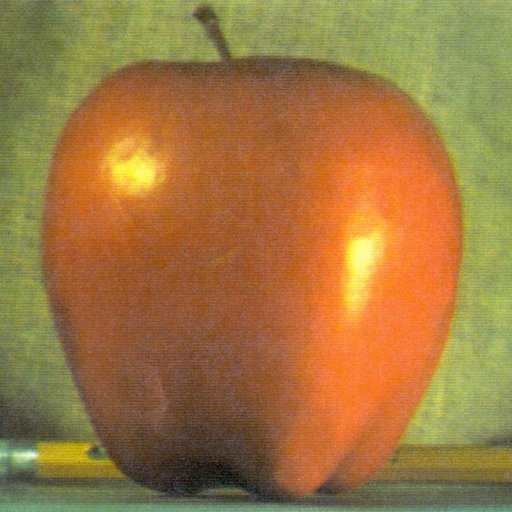
//> input picture data/apple.jpg, 512 x 512 px
$ ./myCalHist   (built with g++ and OpenCV 4)
//> lines starting //> are read from the running program, lines starting //| are printed output that depends on the picture; after the words box and inside, x2 and y2 are one past the last pixel; in counts of white or black regions, pixels touching at a corner belong together
#include <opencv2\opencv.hpp>
#include <iostream>

using namespace cv;
using namespace std;

int main()
{
	Mat img = imread("apple.jpg");
//> img is the input picture: 512 rows x 512 cols, CV_8UC3; mean B, G, R 64.8, 119.7, 159.1
	if (img.empty())
	{
		cout << "请确认图像文件名称是否正确" << endl;
		return -1;
	}
	Mat gray;
	cvtColor(img, gray, COLOR_BGR2GRAY);
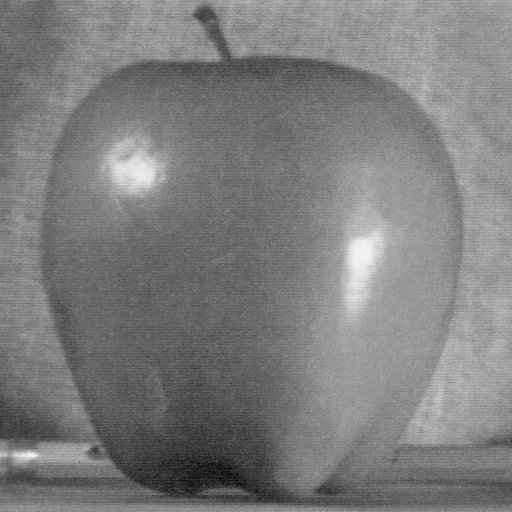
//> gray: 512 rows x 512 cols, CV_8UC1; min 7, max 248, mean 125.2
	//设置提取直方图的相关变量
	Mat hist;  //用于存放直方图计算结果
	const int channels[1] = { 0 };  //通道索引
	float inRanges[2] = { 0,255 };
	const float* ranges[1] = { inRanges };  //像素灰度值范围
	const int bins[1] = { 256 };  //直方图的维度，其实就是像素灰度值的最大值
	calcHist(&gray, 1, channels, Mat(), hist, 1, bins, ranges);  //计算图像直方图
//> hist = 256 values, max 3896 at index 152, min 0 at index 0, mean 1024
																//准备绘制直方图
	int hist_w = 512;
	int hist_h = 400;
	int width = 2;
	Mat histImage = Mat::zeros(hist_h, hist_w, CV_8UC3);
	for (int i = 1; i <= hist.rows; i++)
	{
		rectangle(histImage, Point(width*(i - 1), hist_h - 1),
			Point(width*i - 1, hist_h - cvRound(hist.at<float>(i - 1) / 15)),
			Scalar(255, 255, 255), -1);
	}
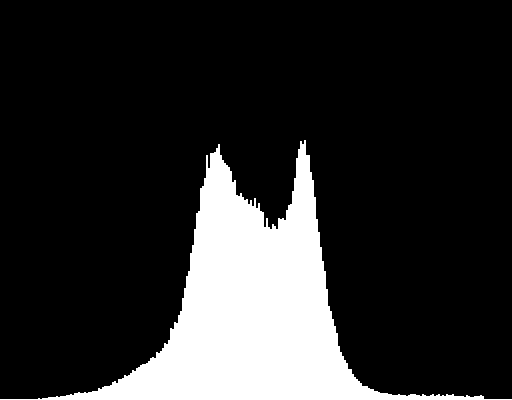
//> histImage: 400 rows x 512 cols, CV_8UC3; 17.1% white; 1 white region, box (x1, y1, x2, y2) and area: (0, 140, 512, 400) 35004
	namedWindow("histImage", WINDOW_AUTOSIZE);
	imshow("histImage", histImage);
	imshow("gray", gray);
	waitKey(0);
	return 0;
}
